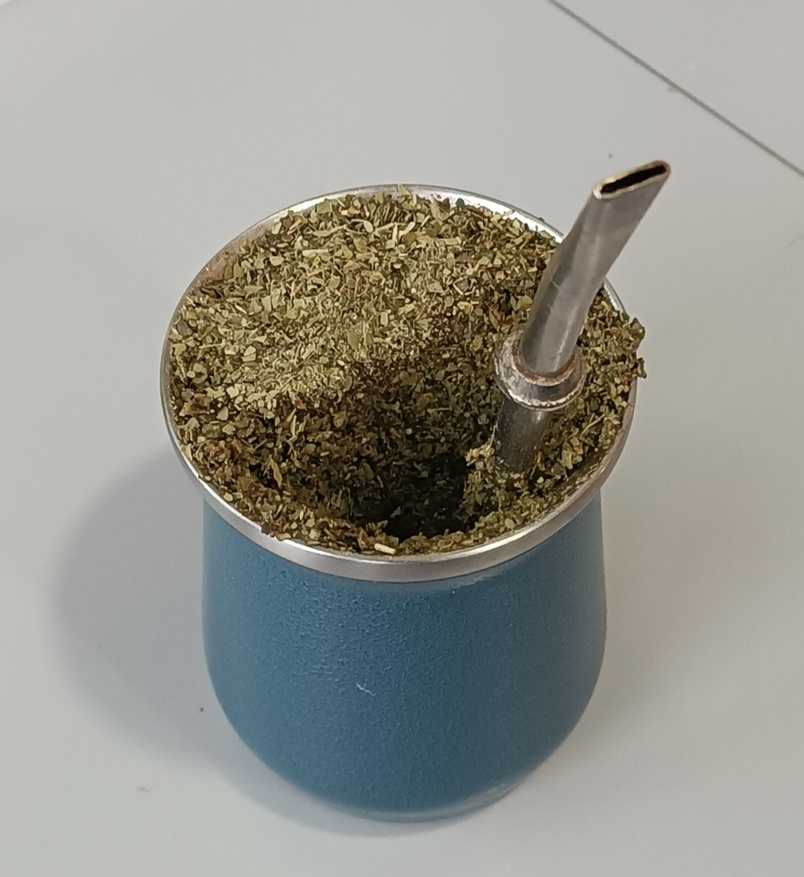
#> input picture Programacion/Procesamiento de Imagen/mate_de_prueba.jpg, 804 x 877 px, shrunk from 1108 x 1208 before the run, found by its file name
$ python ediciones.py
#> lines starting #> are read from the running program, lines starting #| are printed output that depends on the picture
from PIL import Image
from PIL import ImageEnhance
from PIL import ImageFilter

#Pruebas sacadas de https://cloudinary.com/guides/image-effects/python-image-manipulation

# Open the image
img = Image.open(r"c:/Users/tiago/OneDrive/Documentos/UTEC/PIC II/PIC-2_Sistema_clasificacion_pallets/Programacion/Procesamiento de Imagen/mate_de_prueba.jpg")
#> img is the input picture: PIL image 804x877 RGB; mean R, G, B 150.5, 150, 142.2

# Access basic properties
print(f"Format: {img.format}")
#| Format: JPEG
print(f"Mode: {img.mode}")
#| Mode: RGB
print(f"Size: {img.size}")
#| Size: (804, 877)
print(f"Width: {img.width} pixels")
#| Width: 804 pixels
print(f"Height: {img.height} pixels")
#| Height: 877 pixels

# Adjust brightness
enhancer = ImageEnhance.Brightness(img)
brightened = enhancer.enhance(3)
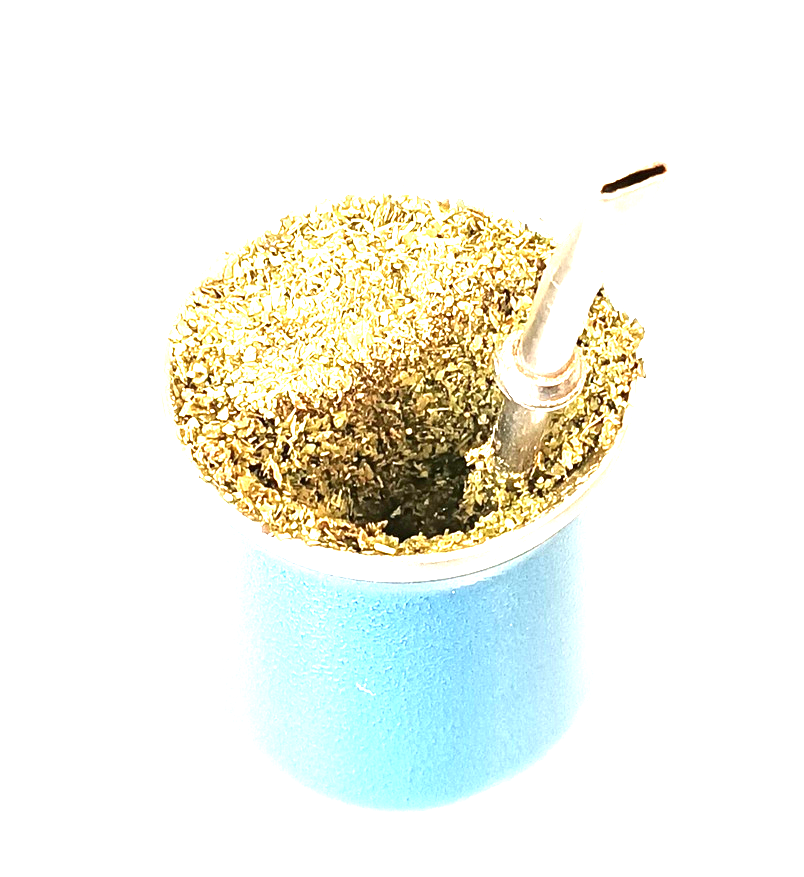
#> brightened: PIL image 804x877 RGB; mean R, G, B 239.9, 242.1, 232.9
brightened.save(r"c:/Users/tiago/OneDrive/Documentos/UTEC/PIC II/PIC-2_Sistema_clasificacion_pallets/Programacion/Procesamiento de Imagen/Edicion de imagenes/brightened.jpg")

# Adjust contrast
enhancer = ImageEnhance.Contrast(img)
contrasted = enhancer.enhance(3)
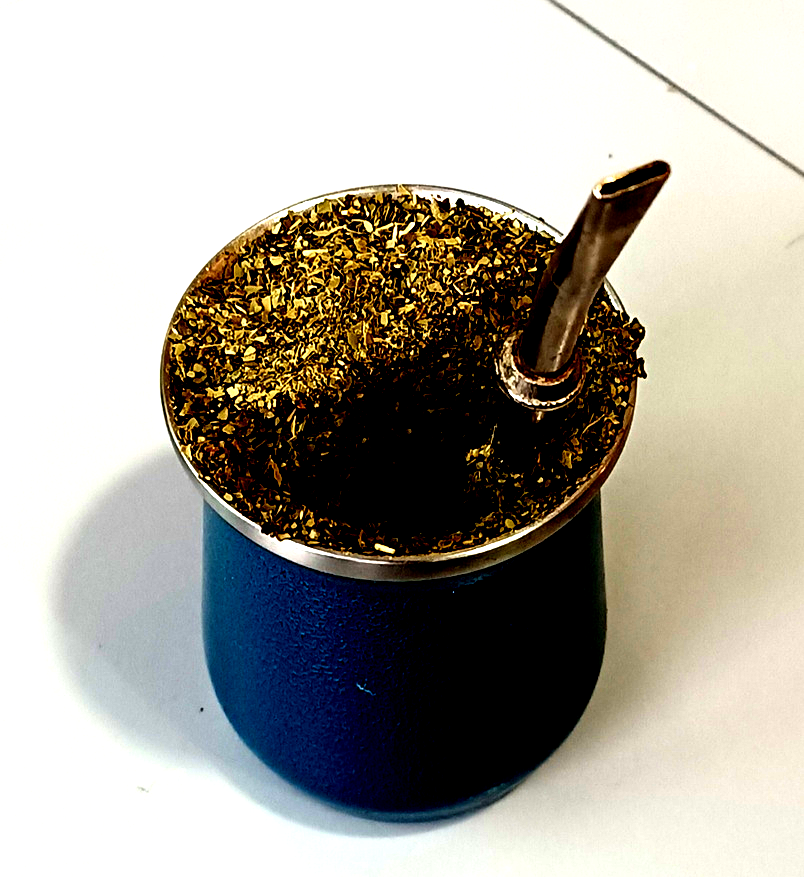
#> contrasted: PIL image 804x877 RGB; mean R, G, B 169.6, 165.7, 156.6
contrasted.save(r"c:/Users/tiago/OneDrive/Documentos/UTEC/PIC II/PIC-2_Sistema_clasificacion_pallets/Programacion/Procesamiento de Imagen/Edicion de imagenes/contrasted.jpg")

# Adjust color saturation
enhancer = ImageEnhance.Color(img)
saturated = enhancer.enhance(3)
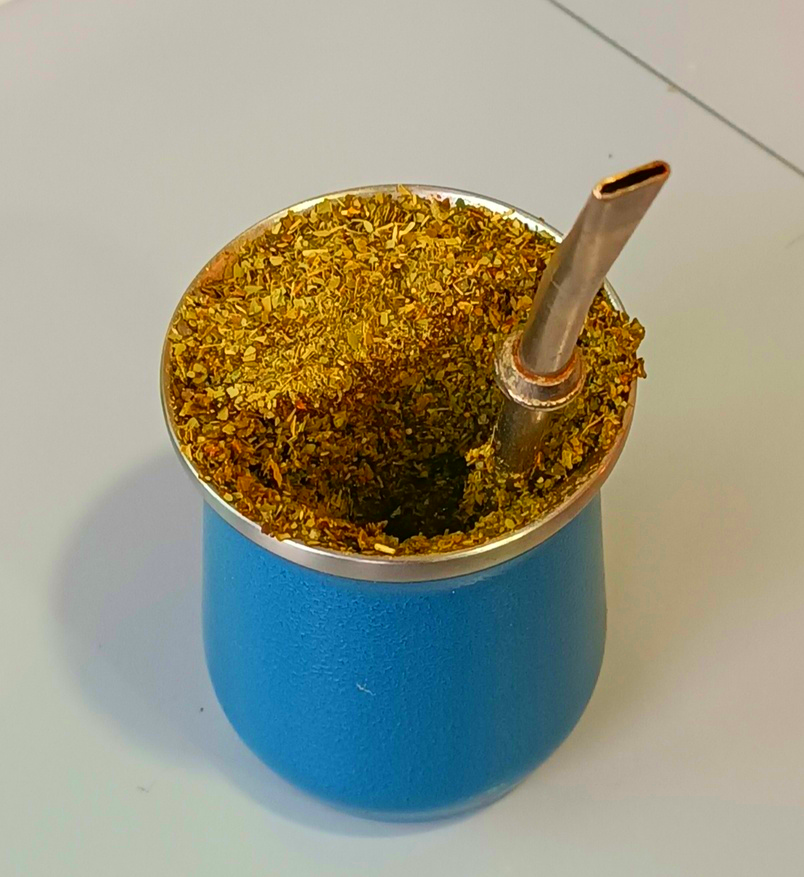
#> saturated: PIL image 804x877 RGB; mean R, G, B 152.9, 151.3, 131.8
saturated.save(r"c:/Users/tiago/OneDrive/Documentos/UTEC/PIC II/PIC-2_Sistema_clasificacion_pallets/Programacion/Procesamiento de Imagen/Edicion de imagenes/saturated.jpg")

# Apply sharpening
sharpened = img.filter(ImageFilter.SHARPEN)
sharpened.save(r"c:/Users/tiago/OneDrive/Documentos/UTEC/PIC II/PIC-2_Sistema_clasificacion_pallets/Programacion/Procesamiento de Imagen/Edicion de imagenes/sharpened.jpg")

# Apply Gaussian blur
blurred = img.filter(ImageFilter.GaussianBlur(radius=5))
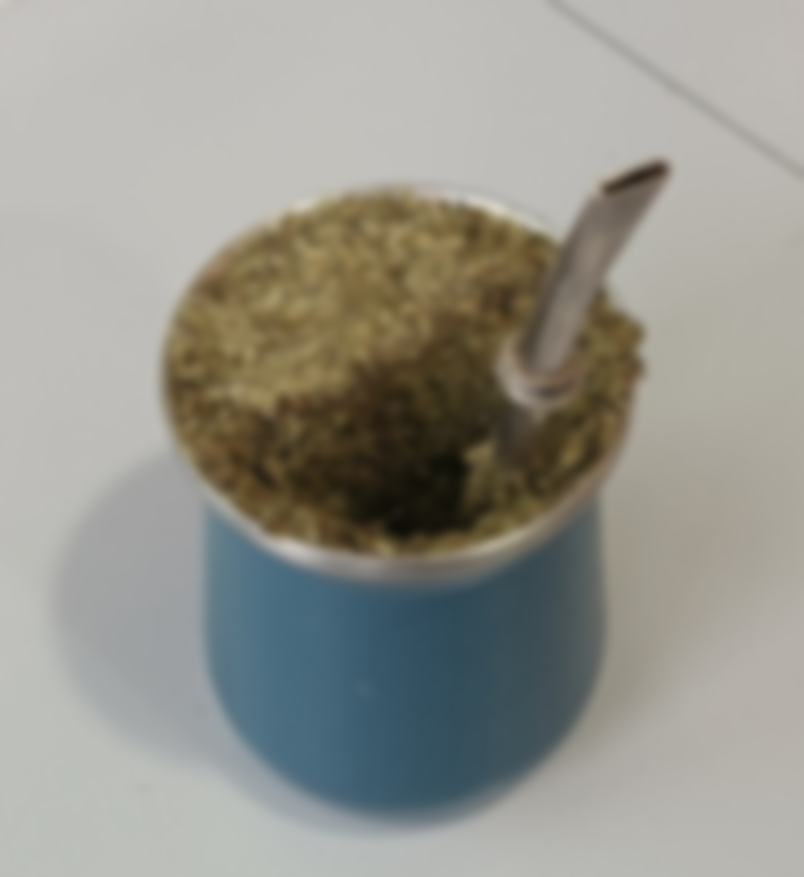
#> blurred: PIL image 804x877 RGB; mean R, G, B 150.5, 150, 142.2
blurred.save(r"c:/Users/tiago/OneDrive/Documentos/UTEC/PIC II/PIC-2_Sistema_clasificacion_pallets/Programacion/Procesamiento de Imagen/Edicion de imagenes/blurred.jpg")

$ run again, with Programacion/Procesamiento de Imagen/Cargador.jpg copied over Programacion/Procesamiento de Imagen/mate_de_prueba.jpg
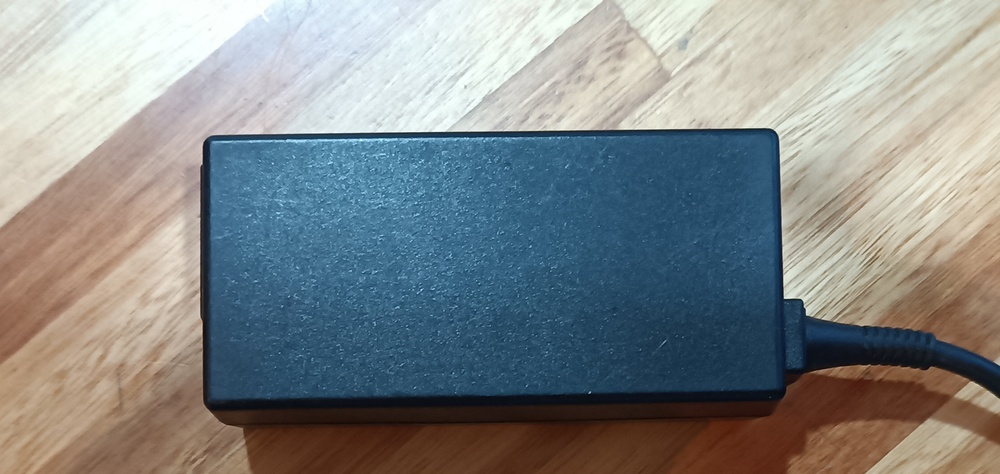
#> input picture Programacion/Procesamiento de Imagen/Cargador.jpg, 1000 x 474 px, shrunk from 2230 x 1056 before the run, found by its file name
#> img is the input picture: PIL image 1000x474 RGB; mean R, G, B 132.9, 137.5, 137.8
#| Format: JPEG
#| Mode: RGB
#| Size: (1000, 474)
#| Width: 1000 pixels
#| Height: 474 pixels
#> `saturated = enhancer.enhance(3)`:
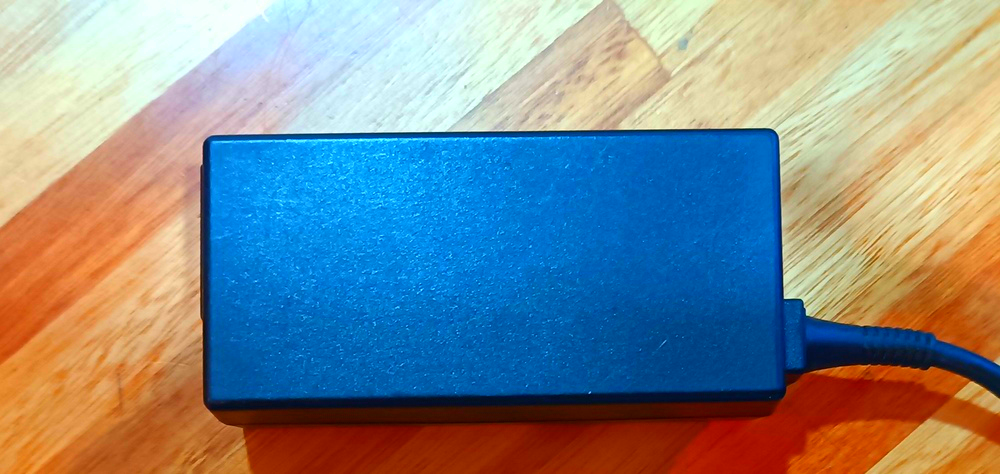
#> saturated: PIL image 1000x474 RGB; mean R, G, B 130.7, 140.1, 143.1
#> `blurred = img.filter(ImageFilter.GaussianBlur(radius=5))`:
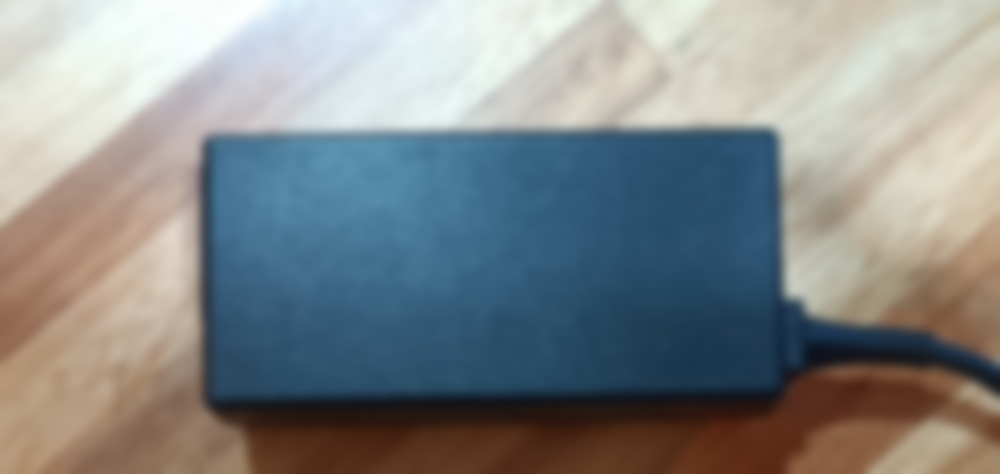
#> blurred: PIL image 1000x474 RGB; mean R, G, B 132.9, 137.5, 137.8

$ run again, with Programacion/Procesamiento de Imagen/PostIt_Amarillo.jpg copied over Programacion/Procesamiento de Imagen/mate_de_prueba.jpg
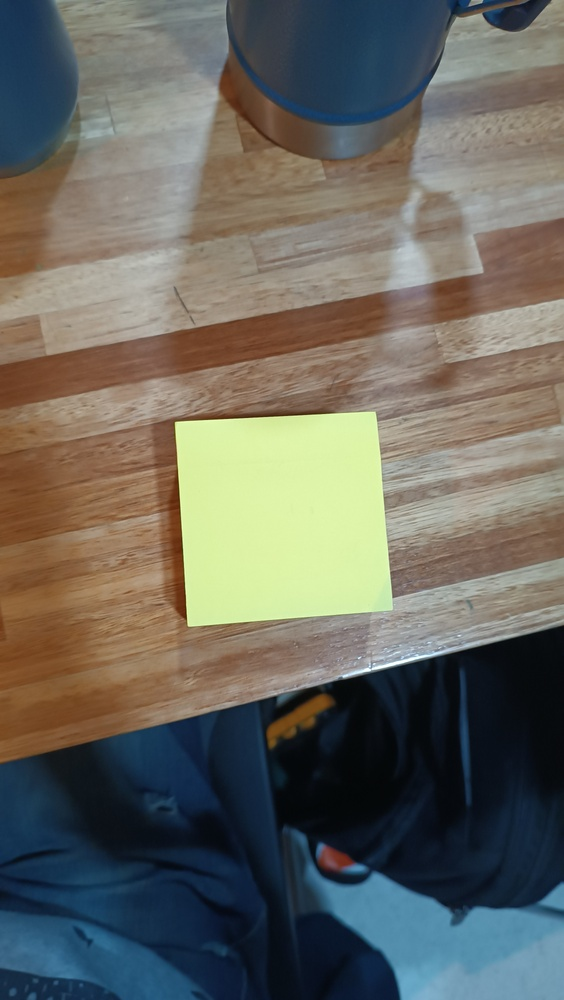
#> input picture Programacion/Procesamiento de Imagen/PostIt_Amarillo.jpg, 564 x 1000 px, shrunk from 2256 x 4000 before the run, found by its file name
#> img is the input picture: PIL image 564x1000 RGB; mean R, G, B 105, 104.1, 95.6
#| Format: JPEG
#| Mode: RGB
#| Size: (564, 1000)
#| Width: 564 pixels
#| Height: 1000 pixels
#> `saturated = enhancer.enhance(3)`:
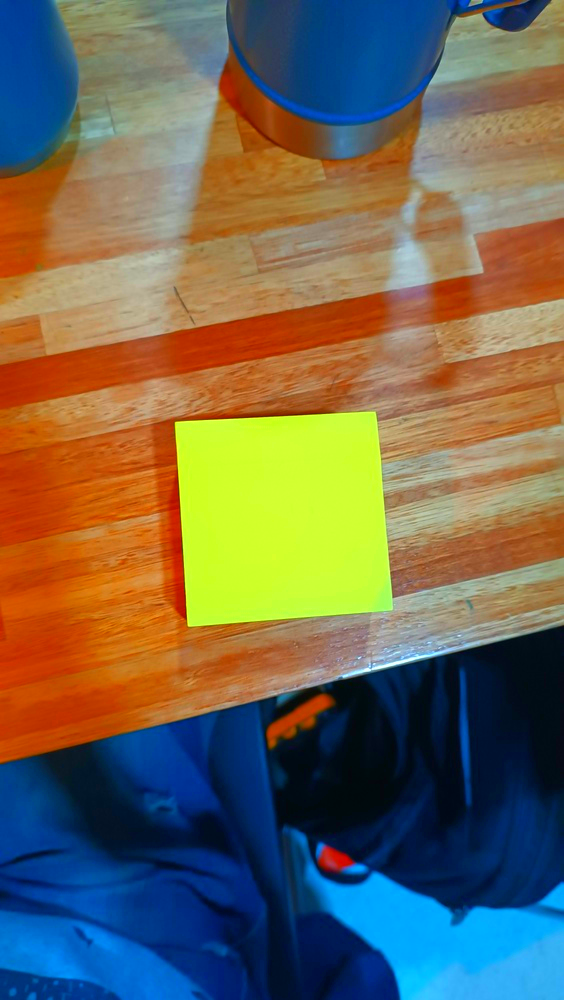
#> saturated: PIL image 564x1000 RGB; mean R, G, B 111.9, 104.2, 83.3
#> `blurred = img.filter(ImageFilter.GaussianBlur(radius=5))`:
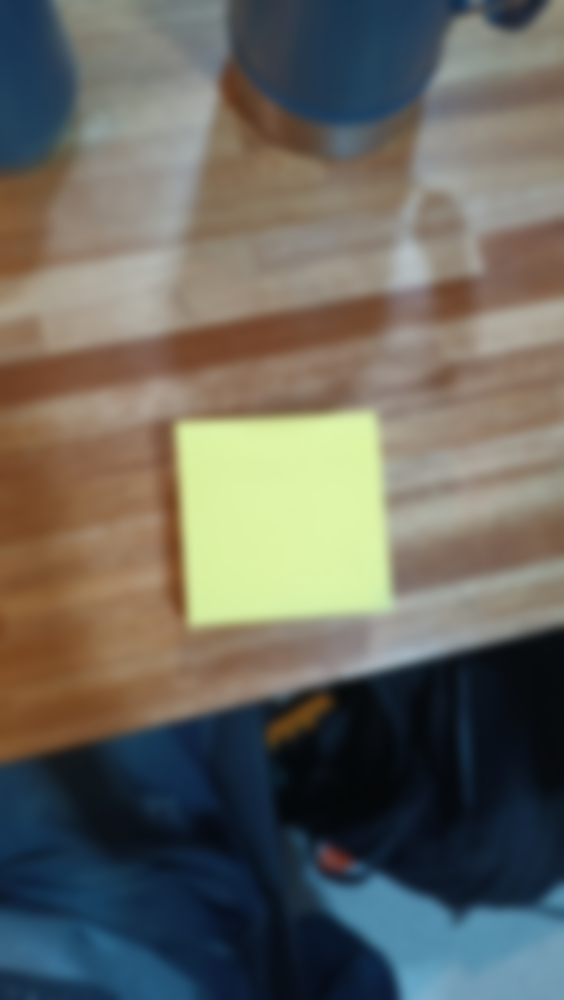
#> blurred: PIL image 564x1000 RGB; mean R, G, B 105, 104.1, 95.6

$ run again, with Programacion/Procesamiento de Imagen/PostIt_Verde.jpg copied over Programacion/Procesamiento de Imagen/mate_de_prueba.jpg
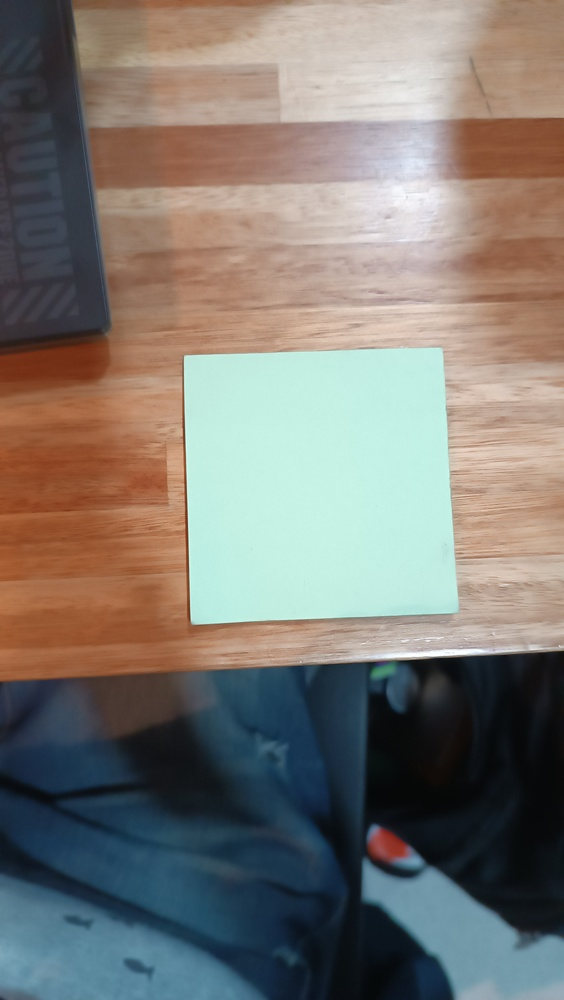
#> input picture Programacion/Procesamiento de Imagen/PostIt_Verde.jpg, 564 x 1000 px, shrunk from 2256 x 4000 before the run, found by its file name
#> img is the input picture: PIL image 564x1000 RGB; mean R, G, B 126, 121.4, 115.2
#| Format: JPEG
#| Mode: RGB
#| Size: (564, 1000)
#| Width: 564 pixels
#| Height: 1000 pixels
#> `saturated = enhancer.enhance(3)`:
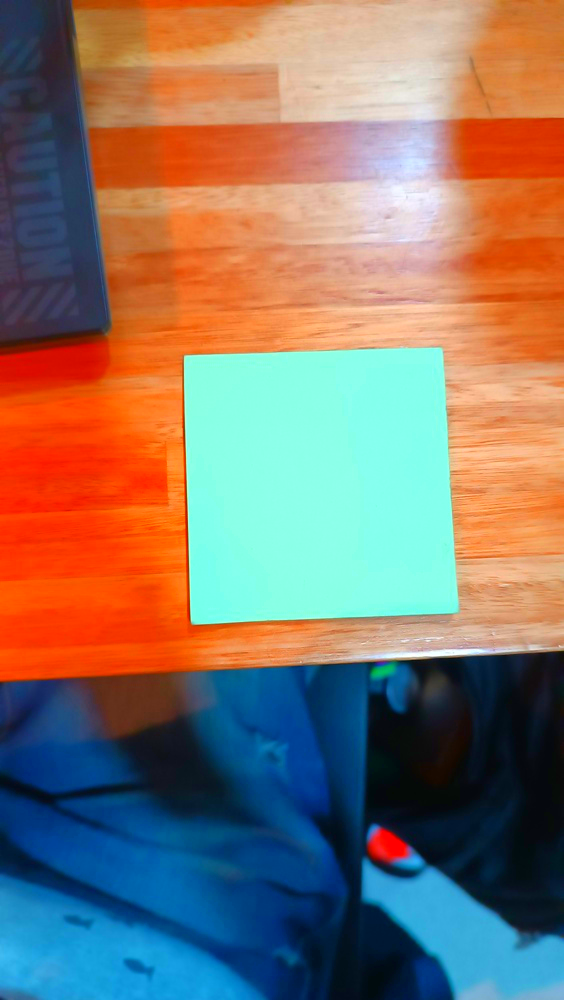
#> saturated: PIL image 564x1000 RGB; mean R, G, B 135.1, 118.4, 105.7
#> `blurred = img.filter(ImageFilter.GaussianBlur(radius=5))`:
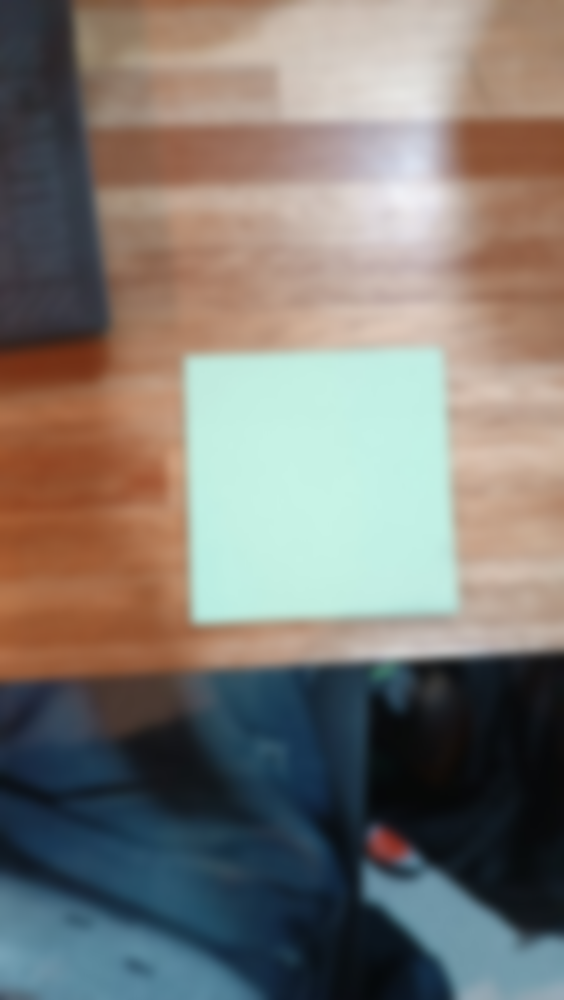
#> blurred: PIL image 564x1000 RGB; mean R, G, B 126, 121.4, 115.2
